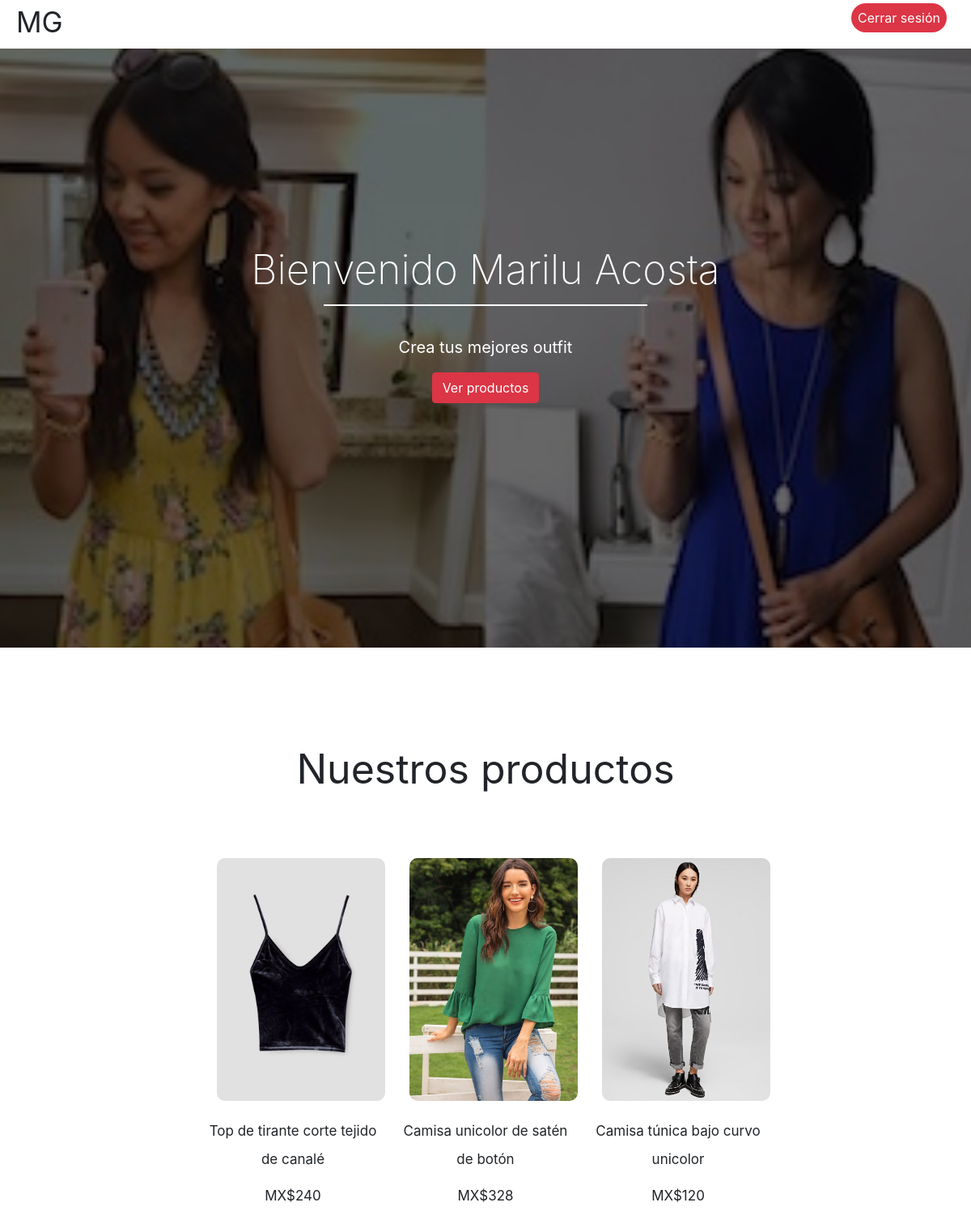
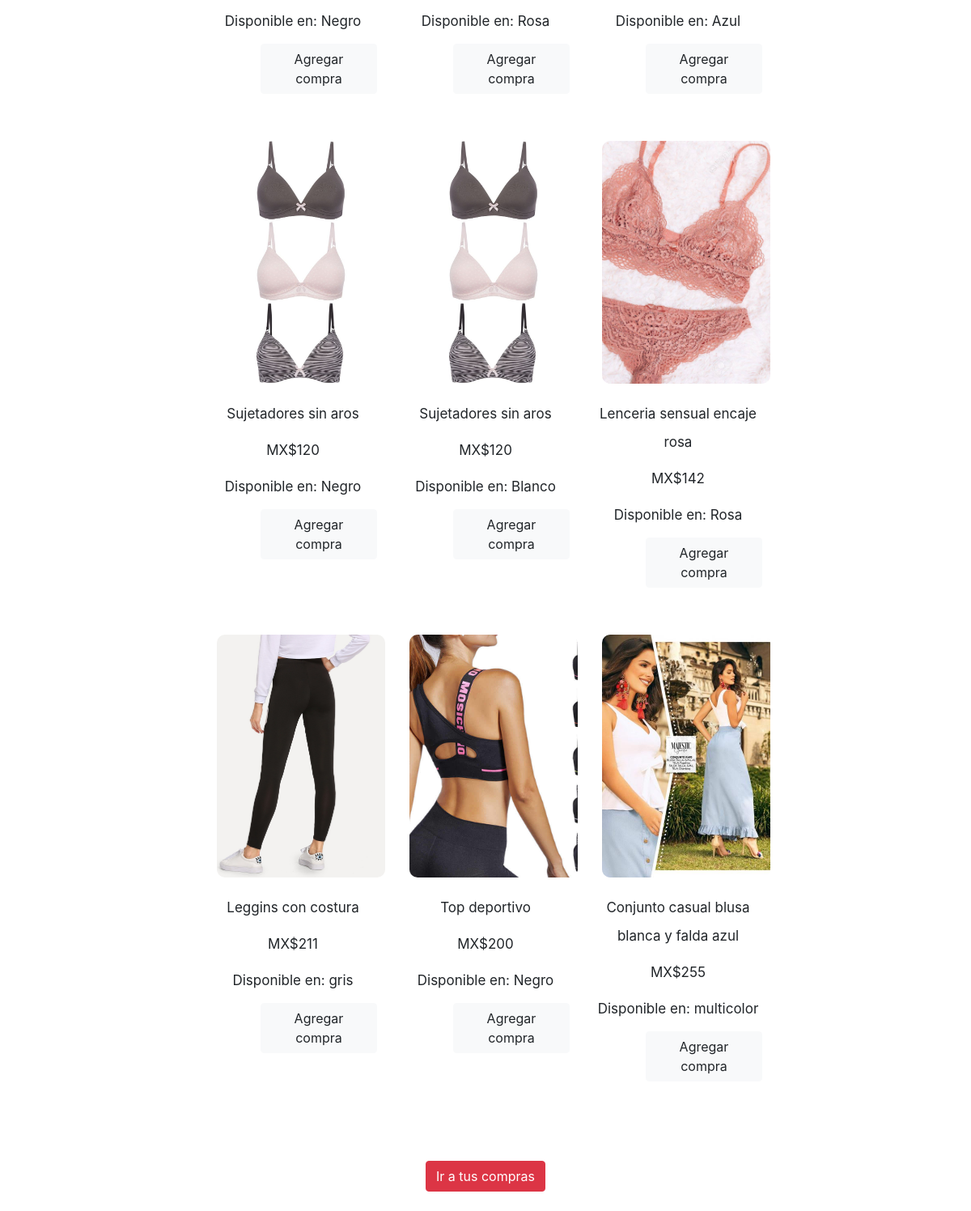
Page /modulos/index.php (signed in) on the committed database (2 pictures, top to bottom).
### tables this page shows
CREATE TABLE `productos` (
  `id_producto` int(11) NOT NULL,
  `descripcion_pr` varchar(255) NOT NULL,
  `categoria_pr` int(11) NOT NULL,
  `img_pr` varchar(255) NOT NULL,
  `color_pr` int(11) NOT NULL,
  `stock_pr` int(255) NOT NULL,
  `precio_pr` decimal(50,0) NOT NULL
);

CREATE TABLE `colores` (
  `id_color` int(11) NOT NULL,
  `color` varchar(100) NOT NULL
);

### funciones/funciones.php (called while the page is built, shortened)
<?php
class mysqlfunciones{
    public function ejecutar($qry){
       $connection= $this->conexion();
       $resultado = mysqli_query($connection, $qry);
       return $resultado;
    }
    public function conexion(){
        $connection = new \mysqli(HOST, USUARIO, PASSWORD, BD);
        return $connection;
    }
}
?>

### funciones/consultas.php (called while the page is built, shortened)
<?php
 class consultas{
public function productos(){
    $qry = 'SELECT * FROM productos';
    $rt = new mysqlfunciones;
    $res = $rt->ejecutar($qry);
    return $res;
}
public function idColor($id){
    $qry="select s.*, c.color
    from productos s
    inner join colores c on c.id_color = s.color_pr
	where id_producto =$id";
    $base = new mysqlfunciones();
    $res = $base->ejecutar($qry);
    return $res;
}
 }
?>

### modulos/index.php (the view, shortened to what this page needs)
<?php
include_once("../funciones/funciones.php");
include_once("../funciones/consultas.php");
$consulta= new consultas();
$productos = $consulta->productos();
?>
<!DOCTYPE html>
<html lang="es">
<head>
<?php include_once('../includes/header.php')?>
</head>
<body>
    <header id="header">
        <nav class="menu">
            <div class="logo-box">
                <h1><a href="#">MG</a></h1>
            </div>
            <div class="list-container">
                <ul class="lists">
                    <li><a href="../cerrar_sesion.php" class="activo">Cerrar sesión</a></li>
                </ul>
            </div>
        </nav>
        <div class="img-header">
            <div class="welcome">
                <h2>Bienvenido <?php echo $_SESSION["nombre"]." ". $_SESSION["apellido"]?></h2>
                <hr>
                <p>Crea tus mejores outfit</p>
             <a href="#productos">
                 <button  id="abajo" class="btn btn-danger">Ver productos</button>
                </a>
            </div>
        </div>
    </header>
    <main>
        <section class="acerde" id="productos">
            <div class="container">
                <h2>Nuestros productos</h2>
                <div class="about-gallery">
                <div class="container">
        <div class="col-md-12">
            <div class="row">
                <?php
    while ($mostrar=mysqli_fetch_array($productos)){
        ?>
                <div class="col-md-4">
                    <?php
                    $ruta_img = $mostrar["img_pr"];
                    ?>
                    <img src="../img/productos/<?php echo $ruta_img; ?>" alt="">
                    <div class="testimonio-text">
                        <p><?php echo $mostrar["descripcion_pr"]?></p>
                        <p>MX$<?php echo $mostrar["precio_pr"]?></p>
                        <?php  $id_pr = $mostrar["id_producto"];
                        $color = $consulta->idColor($id_pr);
                        ?>
               <?php while ($mst=mysqli_fetch_array($color)) {?>
                  <p>Disponible en: <?php echo $mst["color"]?></p>
            <?php   }?>
            <a href="formulario_compra.php?id=<?php echo $id_pr?>" class="btn btn-light float-left mb-5">Agregar compra</a>
                    </div>
                    </div>
                    <?php
    }
                    ?>
  </div>
                    </div>
                    </div>
                </div>
                <div class="about-more ">
                    <a href="all_compras.php"> <input type="submit" class="btn btn-danger" value="Ir a tus compras" ></input></a>
                   </div>
                <br>
            </div>
        </section>
    </main>
</body>
</html>

### css/estilos.css (style rules this page uses)
#header { position: relative; width: 100%; }
.menu { position: fixed; top: 0; left: 0; width: 100%; height: 60px; background: #fff; display: flex; justify-content: space-between; align-items: center; z-index: 9999; }
.menu .logo-box { margin-left: 20px; }
.menu .logo-box h1 a { text-decoration: none; font-size: 35px; font-weight: 400; color: var(--black); }
.menu .list-container { margin-right: 20px; }
.menu .list-container .lists { display: flex; }
.menu .list-container .lists li { list-style: none; }
.menu .list-container .lists li a { text-decoration: none; margin: 0px 10px; padding: 8px; color: var(--black); border-radius: 24px; font-size: 16px; transition: 0.3s; }
.menu .list-container .lists li a.activo { background: var(--red); color: #fff; }
.img-header { position: relative; width: 100%; height: 100vh; background: url(../img/img-back3.jpg); background-attachment: fixed; background-position: center; background-size: cover; }
.img-header .welcome { position: absolute; top: 0; left: 0; width: 100%; height: 100%; background: rgba(0, 0, 0, 0.6); display: flex; justify-content: center; align-items: center; flex-direction: column; }
.img-header .welcome h2 { font-size: 50px; color: #fff; font-weight: 200; }
.img-header .welcome hr { width: 400px; height: 2px; background: #fff; border: none; margin-top: 5px; }
.img-header .welcome p { font-size: 20px; color: #fff; margin-top: 20px; }
.acerde { width: 100%; margin-top: 120px; }
.acerde .container { width: 80%; margin: auto; display: flex; justify-content: center; flex-direction: column; }
.acerde .container h2 { font-size: 50px; font-weight: 400; color: var(--black); text-align: center; margin-bottom: 20px; }
.acerde .container p { text-align: center; font-size: 17px; color: var(--black); line-height: 35px; margin: 10px 0px; }
.acerde .container .about-gallery { width: 100%; display: flex; justify-content: center; margin: 50px 0px; }
.acerde .container .about-gallery img { width: 100%; height: 300px; object-fit: cover; margin: 10px 10px; border-radius: 10px; cursor: pointer; }
.acerde .container .about-more { width: 100%; display: flex; justify-content: center; }
.mb-5 { margin-left: 4rem; }

### rows in the picture
productos: img_pr (picture), descripcion_pr "Top de tirante corte tejido de canalé", precio_pr "240", color_pr.color "Negro"
productos: img_pr (picture), descripcion_pr "Camisa unicolor de satén de botón", precio_pr "328", color_pr.color "Rosa"
productos: img_pr (picture), descripcion_pr "Camisa túnica bajo curvo unicolor", precio_pr "120", color_pr.color "Azul"
productos: img_pr (picture), descripcion_pr "Sujetadores sin aros", precio_pr "120", color_pr.color "Negro"
productos: img_pr (picture), descripcion_pr "Sujetadores sin aros", precio_pr "120", color_pr.color "Blanco"
productos: img_pr (picture), descripcion_pr "Lenceria sensual encaje rosa", precio_pr "142", color_pr.color "Rosa"
productos: img_pr (picture), descripcion_pr "Leggins con costura", precio_pr "211", color_pr.color "gris"
productos: img_pr (picture), descripcion_pr "Top deportivo", precio_pr "200", color_pr.color "Negro"
productos: img_pr (picture), descripcion_pr "Conjunto casual blusa blanca y falda azul", precio_pr "255", color_pr.color "multicolor"

### other values in the picture
$_SESSION["nombre"] "Marilu"
$_SESSION["apellido"] "Acosta"
